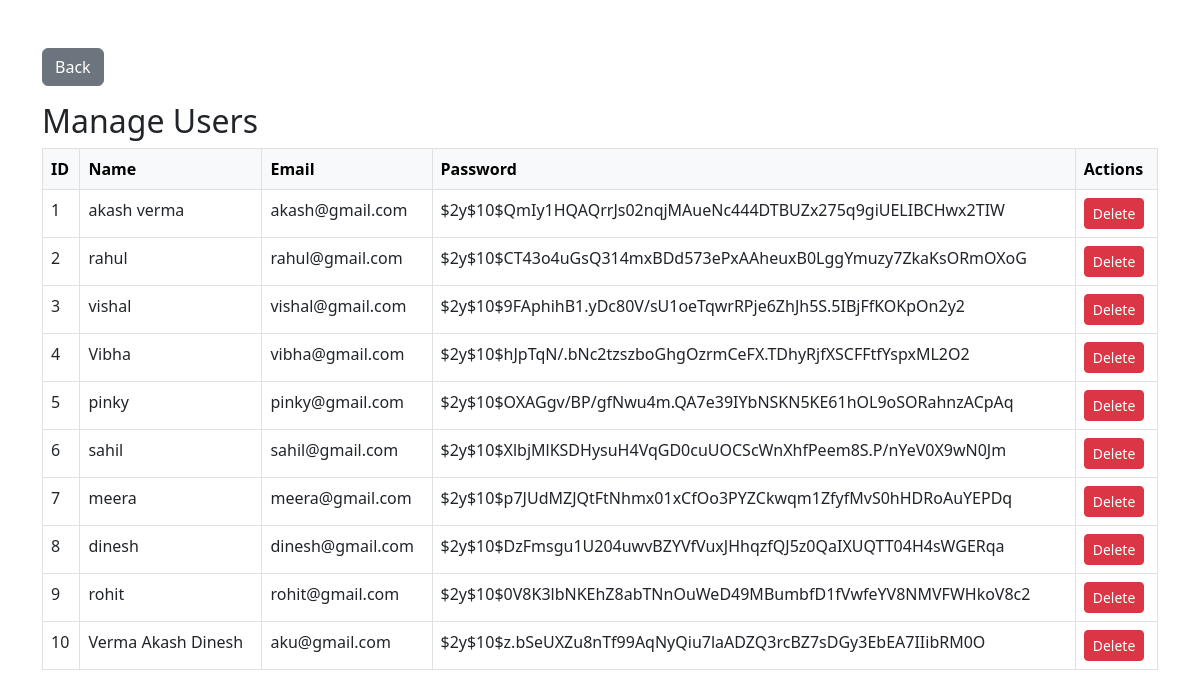
/UniMates/manage-users.php (signed in), run on the app's committed database.
### tables this page shows
CREATE TABLE `users` (
  `id` int(11) NOT NULL,
  `name` varchar(255) NOT NULL,
  `email` varchar(255) NOT NULL,
  `password` varchar(255) NOT NULL
);

### UniMates/manage-users.php (the view, shortened to what this page needs)
<?php
include 'db/conn.php';
$query = "SELECT id, name, email, password FROM users";
$result = mysqli_query($conn, $query);
?>
<!DOCTYPE html>
<html lang="en">
<head>
    <link href="https://cdn.jsdelivr.net/npm/bootstrap@5.3.0/dist/css/bootstrap.min.css" rel="stylesheet">
</head>
<body>
<div class="container py-5">
<a href="admin.php" class="btn btn-secondary mb-3"><i class="bi bi-arrow-left"></i> Back</a>
    <h2>Manage Users</h2>
    <table class="table table-bordered">
        <thead class="table-light">
            <tr>
                <th>ID</th>
                <th>Name</th>
                <th>Email</th>
                <th>Password</th>
                <th>Actions</th>
            </tr>
        </thead>
        <tbody>
            <?php while ($row = mysqli_fetch_assoc($result)): ?>
                <tr>
                    <td><?= $row['id'] ?></td>
                    <td><?= $row['name'] ?></td>
                    <td><?= $row['email'] ?></td>
                    <td><?= $row['password'] ?></td>
                    <td>
                        <a href="?delete_id=<?= $row['id'] ?>" class="btn btn-danger btn-sm" onclick="return confirm('Are you sure you want to delete this user?')">Delete</a>
                    </td>
                </tr>
            <?php endwhile; ?>
        </tbody>
    </table>
</div>
</body>
</html>

### data on the page
users: id "1", name "akash verma", email "akash@gmail.com", password "$2y$10$QmIy1HQAQrrJs02nqjMAueNc444DTBUZx275q9giUELIBCHwx2TIW"
users: id "2", name "rahul", email "rahul@gmail.com", password "$2y$10$CT43o4uGsQ314mxBDd573ePxAAheuxB0LggYmuzy7ZkaKsORmOXoG"
users: id "3", name "vishal", email "vishal@gmail.com", password "$2y$10$9FAphihB1.yDc80V/sU1oeTqwrRPje6ZhJh5S.5IBjFfKOKpOn2y2"
users: id "4", name "Vibha", email "vibha@gmail.com", password "$2y$10$hJpTqN/.bNc2tzszboGhgOzrmCeFX.TDhyRjfXSCFFtfYspxML2O2"
users: id "5", name "pinky", email "pinky@gmail.com", password "$2y$10$OXAGgv/BP/gfNwu4m.QA7e39IYbNSKN5KE61hOL9oSORahnzACpAq"
users: id "6", name "sahil", email "sahil@gmail.com", password "$2y$10$XlbjMlKSDHysuH4VqGD0cuUOCScWnXhfPeem8S.P/nYeV0X9wN0Jm"
users: id "7", name "meera", email "meera@gmail.com", password "$2y$10$p7JUdMZJQtFtNhmx01xCfOo3PYZCkwqm1ZfyfMvS0hHDRoAuYEPDq"
users: id "8", name "dinesh", email "dinesh@gmail.com", password "$2y$10$DzFmsgu1U204uwvBZYVfVuxJHhqzfQJ5z0QaIXUQTT04H4sWGERqa"
users: id "9", name "rohit", email "rohit@gmail.com", password "$2y$10$0V8K3lbNKEhZ8abTNnOuWeD49MBumbfD1fVwfeYV8NMVFWHkoV8c2"
users: id "10", name "Verma Akash Dinesh", email "aku@gmail.com", password "$2y$10$z.bSeUXZu8nTf99AqNyQiu7laADZQ3rcBZ7sDGy3EbEA7IIibRM0O"
